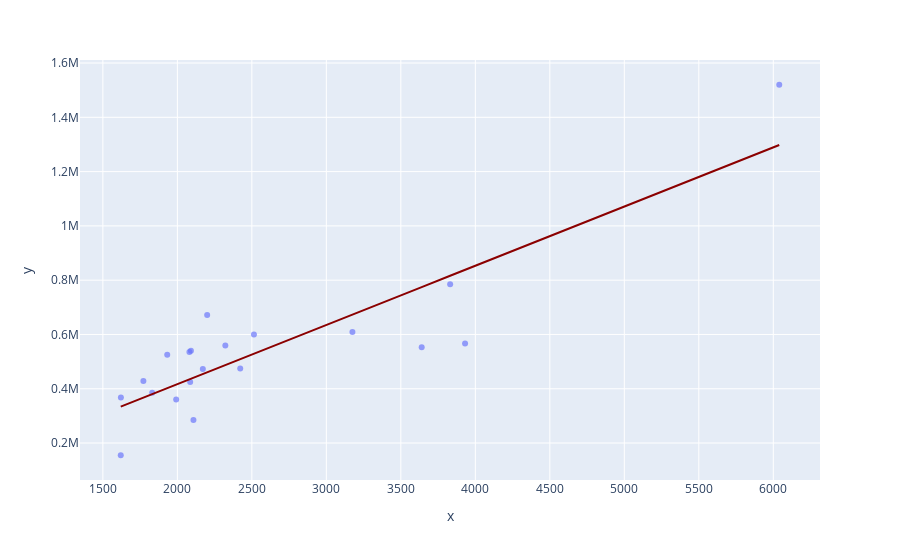

The notebook cell this image was saved under:
### Code cell
# Plot with Plotly Express
px.scatter(x=X_test['area'], y=y_test, opacity=0.65, 
                trendline='ols', trendline_color_override='darkred')

### Figure 1 — Plotly figure (JSON) as saved in the notebook; plotly's stock layout.template omitted (floating-point values rounded to 4 significant figures)
{"data": [{"hovertemplate": "x=%{x}<br>y=%{y}<extra></extra>", "legendgroup": "", "marker": {"color": "#636efa", "opacity": 0.65, "symbol": "circle"}, "mode": "markers", "name": "", "showlegend": false, "type": "scatter", "x": [2322, 1621, 2171, 3831, 1992, 3931, 3175, 2086, 2091, 6040, 2422, 3640, 2514, 1831, 1620, 1772, 1932, 2200, 2081, 2108], "xaxis": "x", "y": [559000, 368000, 473000, 785000, 360000, 567000, 609000, 425000, 540000, 1520000, 475000, 552500, 600000, 385000, 155000, 428500, 525000, 671500, 535000, 285000], "yaxis": "y"}, {"hovertemplate": "<b>OLS trendline</b><br>y = 218.121 * x + -19426.7<br>R<sup>2</sup>=0.758514<br><br>x=%{x}<br>y=%{y} <b>(trend)</b><extra></extra>", "legendgroup": "", "line": {"color": "darkred"}, "marker": {"color": "#636efa", "symbol": "circle"}, "mode": "lines", "name": "", "showlegend": false, "type": "scatter", "x": [1620, 1621, 1772, 1831, 1932, 1992, 2081, 2086, 2091, 2108, 2171, 2200, 2322, 2422, 2514, 3175, 3640, 3831, 3931, 6040], "xaxis": "x", "y": [333900.0, 334100.0, 367100.0, 380000.0, 402000.0, 415100.0, 434500.0, 435600.0, 436700.0, 440400.0, 454100.0, 460400.0, 487000.0, 508900.0, 528900.0, 673100.0, 774500.0, 816200.0, 838000.0, 1298000.0], "yaxis": "y"}], "layout": {"legend": {"tracegroupgap": 0}, "margin": {"t": 60}, "xaxis": {"anchor": "y", "domain": [0, 1], "title": {"text": "x"}}, "yaxis": {"anchor": "x", "domain": [0, 1], "title": {"text": "y"}}}}
